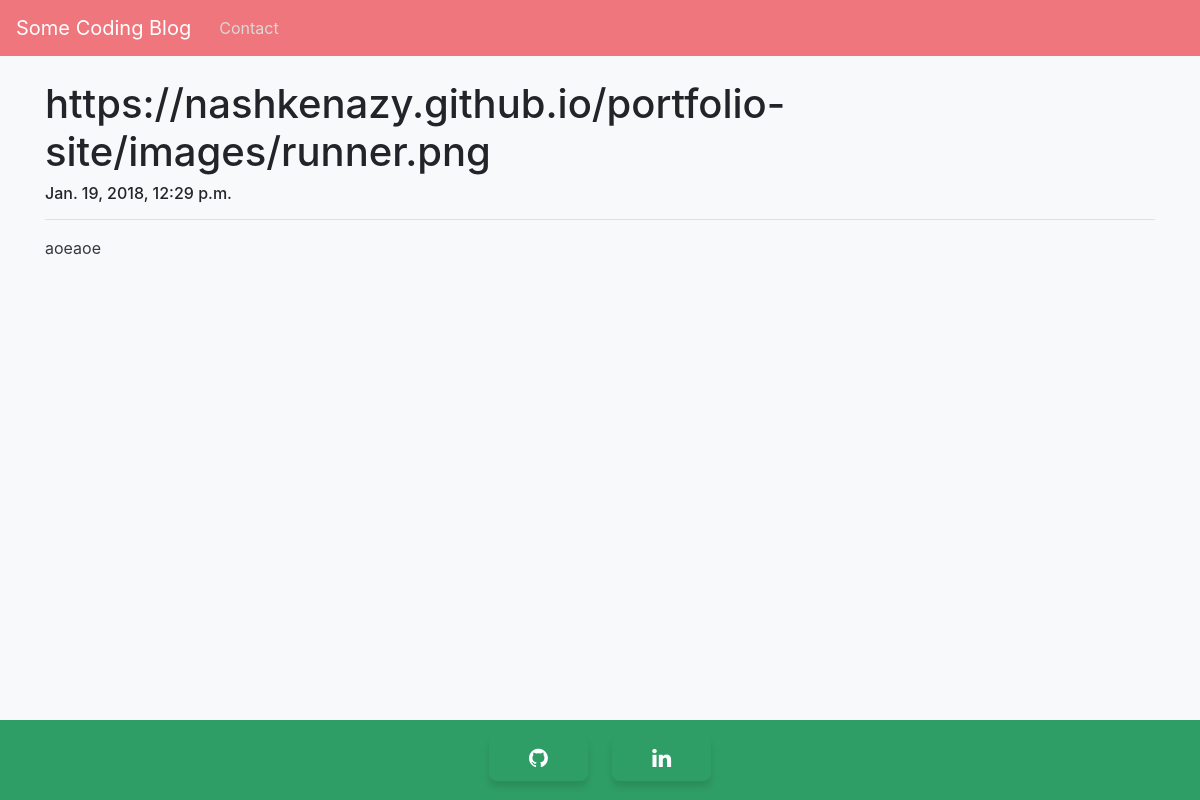
Screenshot of /blog/httpsnashkenazygithubioportfolio-siteimagesrunnerpng/ with the database file from the repository.
### blog/models.py (models this page shows, shortened)
class Blog(models.Model):
    title = models.CharField(max_length=100, unique=True)
    slug = models.SlugField(max_length=100, unique=True)
    body = models.TextField()
    posted = models.DateTimeField(db_index=True, auto_now_add=True)

### blog/views.py (the view)
# urls.py: path(r'blog/<slug>/', views.view_post, name='view_blog_post'),
def view_post(request, slug):
    return render_to_response('view_post.html', {
        'post': get_object_or_404(Blog, slug=slug)
    })

### blog/templates/view_post.html (shortened to what this page needs)
{% extends 'base.html' %}
{% block title %}{{ post.title }} <br />
<h6>{{ post.posted }}</h6> <hr />{% endblock %}
{% block content %}
    {{post.body|safe|linebreaks}}
{% endblock %}

### blog/static/blog/css/style.css (style rules this page uses)
html { position:relative;min-height:100% }
*,*::before,*::after { box-sizing:border-box }
html { font-family:sans-serif;line-height:1.15;-webkit-text-size-adjust:100%;-ms-text-size-adjust:100%;-ms-overflow-style:scrollbar;-webkit-tap-highlight-color:transparent }
body { margin:0;font-family:-apple-system,BlinkMacSystemFont,"Segoe UI",Roboto,"Helvetica Neue",Arial,sans-serif,"Apple Color Emoji","Segoe UI Emoji","Segoe UI Symbol";font-size:1rem;font-weight:400;line-height:1.5;color:#343a40;text-align:left;background-color:#f8f9fa }
hr { box-sizing:content-box;height:0;overflow:visible }
h1,h2,h3,h4,h5,h6 { margin-top:0;margin-bottom:.5rem }
p { margin-top:0;margin-bottom:1rem }
h1,h2,h3,h4,h5,h6,.h1,.h2,.h3,.h4,.h5,.h6 { margin-bottom:.5rem;font-family:"Montserrat",-apple-system,system-ui,BlinkMacSystemFont,"Segoe UI",Roboto,"Helvetica Neue",Arial,sans-serif;font-weight:500;line-height:1.2;color:#212529 }
h6,.h6 { font-size:1rem }
hr { margin-top:1rem;margin-bottom:1rem;border:0;border-top:1px solid rgba(0,0,0,0.1) }

### rows the page displays
Blog: title "https://nashkenazy.github.io/portfolio-site/images/runner.png", posted "Jan. 19, 2018, 12:29 p.m.", body "aoeaoe"
